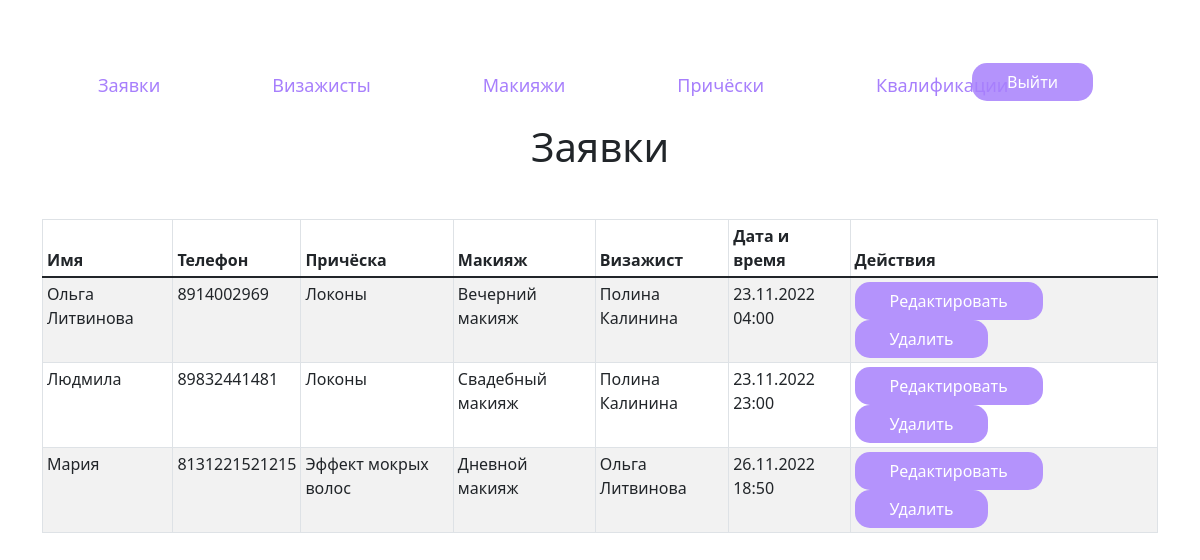
Page /adminka/ (signed in) on the earlier database version.
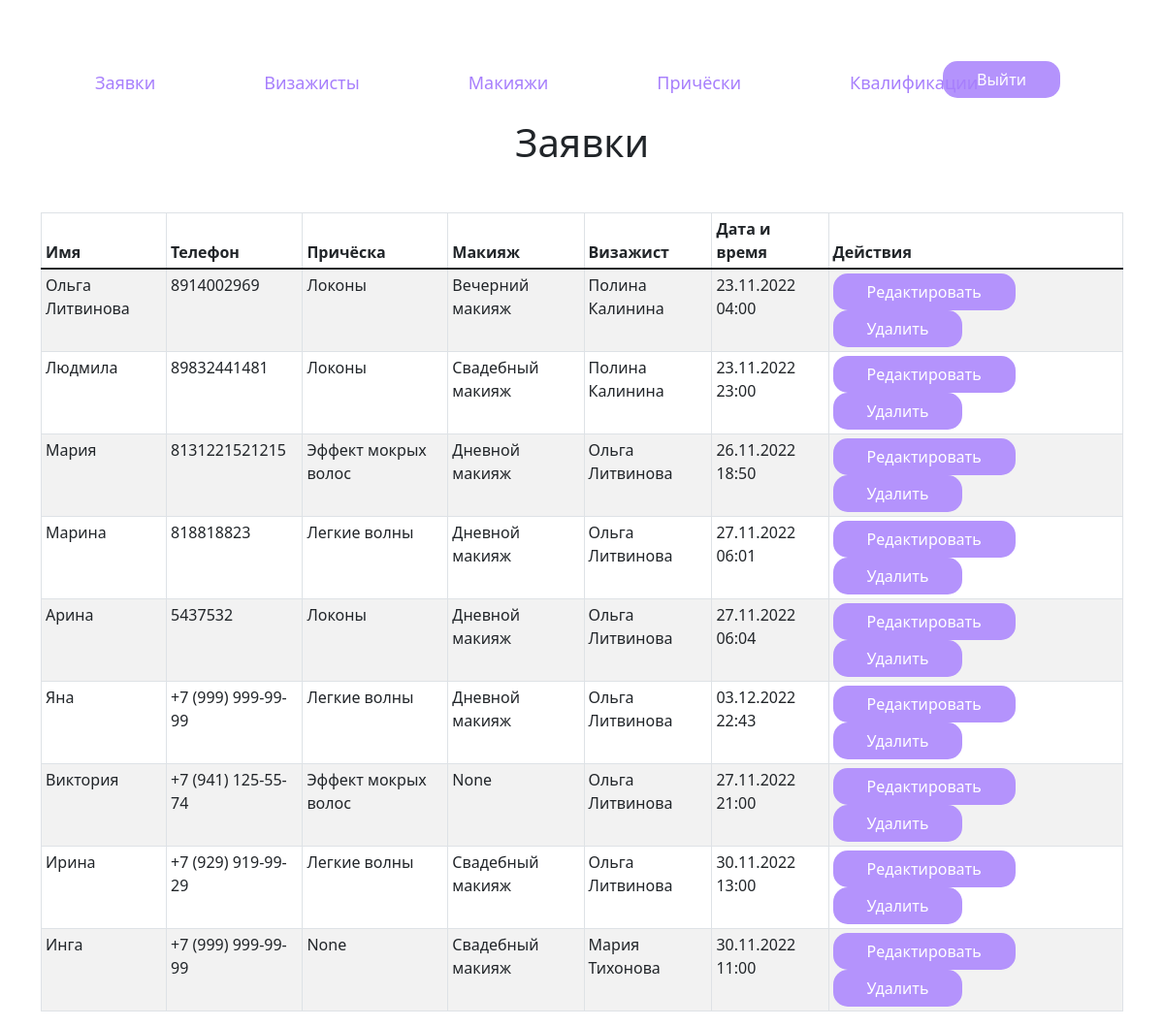
Same page on the later database version.
### content/models.py (models this page shows, shortened)
class Zayavki(models.Model):
    name_klient = models.CharField(max_length=20, verbose_name='Имя')
    telephon = models.CharField(max_length=18, verbose_name='Телефон')
    data_sozd = models.DateTimeField(auto_now=True)
    data_vypoln = models.DateTimeField(verbose_name="Дата и время")
    pricheski = models.ForeignKey(Pricheski, on_delete=models.PROTECT, blank=True, null=True, verbose_name="Причёска")
    makeup = models.ForeignKey(Makeup, on_delete=models.PROTECT, blank=True, null=True, verbose_name="Макияж")
    vizajist = models.ForeignKey(Vizajisti, on_delete=models.PROTECT, verbose_name="Визажист")

class Pricheski(models.Model):
    name = models.CharField(max_length=20, verbose_name="Название")
    opisanie = models.TextField(verbose_name="Описание")
    stoimost = models.IntegerField(verbose_name="Стоимость")
    foto = models.ImageField(upload_to='pricheski/')
    def __str__(self):
        return self.name

class Makeup(models.Model):
    name = models.CharField(max_length=20, verbose_name="Название")
    opisanie = models.TextField(verbose_name="Описание")
    stoimost = models.IntegerField(verbose_name="Стоимость")
    foto = models.ImageField(upload_to='makeup/')
    def __str__(self):
        return self.name

class Vizajisti(models.Model):
    fam = models.CharField(max_length=45, verbose_name="Фамилия")
    name = models.CharField(max_length=20, verbose_name="Имя")
    kvalifikaciya = models.ForeignKey(Kvalifikaciya, on_delete=models.PROTECT, verbose_name="Квалификация")
    foto = models.ImageField(upload_to='vizajisti/')

### content/views.py (the view)
# urls.py: path('adminka/', adminka, name="adminka"),
@login_required
def adminka(request):
    zayavki = Zayavki.objects.all()
    return render(request, 'adminka.html', {'zayavki': zayavki, 'title': "Панель управления"})

### templates/adminka.html
{% extends 'admin_base.html' %}
{% load static %}
{% block content %}
        <h1 class="text-center">Заявки</h1>
    <div class="row mt-5">
        <div class="col">
        <table class="table table-sm table-bordered table-striped">
            <thead>
                <tr>
                    <th scope="col">Имя</th>
                    <th scope="col">Телефон</th>
                    <th scope="col">Причёска</th>
                    <th scope="col">Макияж</th>
                    <th scope="col">Визажист</th>
                    <th scope="col">Дата и время</th>
                    <th scope="col">Действия</th>
                </tr>
            </thead>
            <tbody>
            {% for i in zayavki%}
            <tr>
                <td>{{i.name_klient}}</td>
                <td>{{i.telephon}}</td>
                <td>{{i.pricheski}}</td>
                <td>{{i.makeup}}</td>
                <td>{{i.vizajist.name}} {{ i.vizajist.fam }}</td>
                <td>{{i.data_vypoln|date:'d.m.Y H:i'}}</td>
                <td><a class="btn buttons" href="{% url 'update_zayavka' i.id %}">Редактировать</a> <a class="btn buttons" href="{% url 'delete_zayavka' i.id %}">Удалить</a></td>
            </tr>
            {% endfor %}
        </tbody>
    </table>
        </div>
    </div>
{% endblock %}

Differences in the rows shown:
added Zayavki: name_klient "Марина", telephon "818818823", pricheski "Легкие волны", makeup "Дневной макияж", vizajist.name "Ольга", vizajist.fam "Литвинова", data_vypoln "27.11.2022 06:01"
added Zayavki: name_klient "Арина", telephon "5437532", pricheski "Локоны", makeup "Дневной макияж", vizajist.name "Ольга", vizajist.fam "Литвинова", data_vypoln "27.11.2022 06:04"
added Zayavki: name_klient "Яна", telephon "+7 (999) 999-99-99", pricheski "Легкие волны", makeup "Дневной макияж", vizajist.name "Ольга", vizajist.fam "Литвинова", data_vypoln "03.12.2022 22:43"
added Zayavki: name_klient "Виктория", telephon "+7 (941) 125-55-74", pricheski "Эффект мокрых волос", makeup "None", vizajist.name "Ольга", vizajist.fam "Литвинова", data_vypoln "27.11.2022 21:00"
added Zayavki: name_klient "Ирина", telephon "+7 (929) 919-99-29", pricheski "Легкие волны", makeup "Свадебный макияж", vizajist.name "Ольга", vizajist.fam "Литвинова", data_vypoln "30.11.2022 13:00"
added Zayavki: name_klient "Инга", telephon "+7 (999) 999-99-99", pricheski "None", makeup "Свадебный макияж", vizajist.name "Мария", vizajist.fam "Тихонова", data_vypoln "30.11.2022 11:00"
